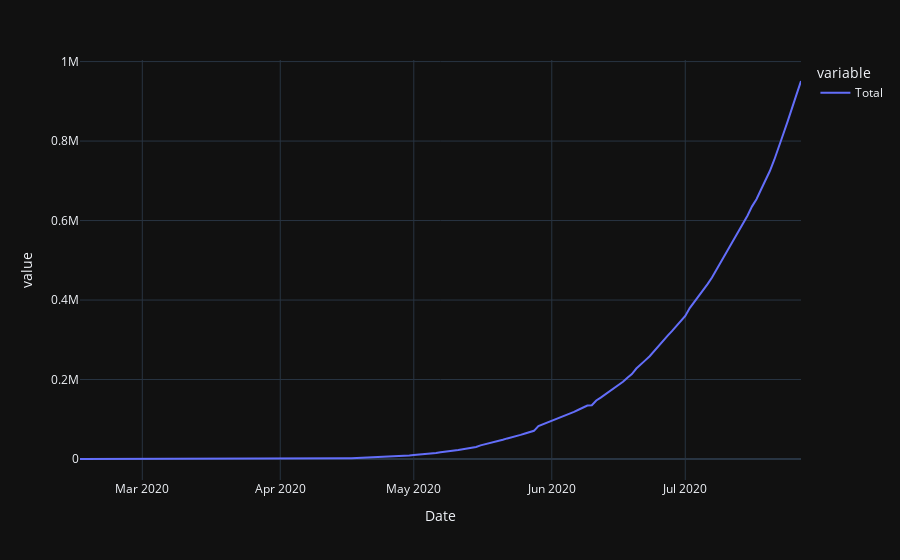

Notebook code cell kept with this figure:
### Markdown cell above
## Recovery

### Code cell
data=create_data_frame('Recovery')
plot_data_frame()

### Figure 1 — Plotly figure (JSON) as saved in the notebook; plotly's stock layout.template omitted (floating-point values rounded to 4 significant figures; data arrays with more than 128 entries replaced by an {"elided": "..."} marker saying what was removed)
{"data": [{"hovertemplate": "variable=Total<br>Date=%{x}<br>value=%{y}<extra></extra>", "legendgroup": "Total", "line": {"color": "#636efa", "dash": "solid"}, "mode": "lines", "name": "Total", "orientation": "v", "showlegend": true, "type": "scatter", "x": {"elided": "163 str values"}, "xaxis": "x", "y": {"elided": "163 int values"}, "yaxis": "y"}], "layout": {"legend": {"title": {"text": "variable"}, "tracegroupgap": 0}, "margin": {"t": 60}, "xaxis": {"anchor": "y", "domain": [0, 1], "title": {"text": "Date"}}, "yaxis": {"anchor": "x", "domain": [0, 1], "title": {"text": "value"}}}}
